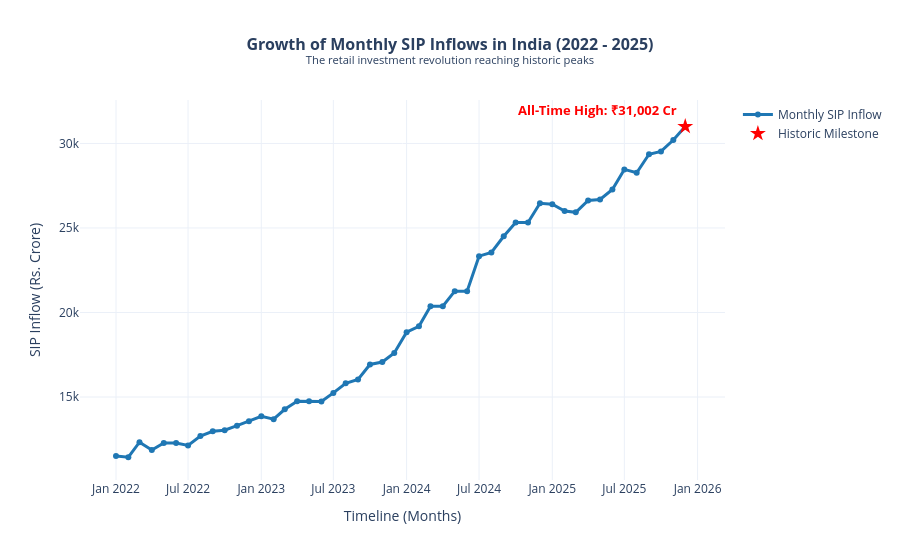

Write notebook code for a chart like this one.
### Markdown cell above
### **Task 3: SIP Inflow Time-Series Analysis (Jan 2022 - Dec 2025)**

### Code cell
# 1. Ensure data range date should be in (Jan 2022 to Dec 2025) 
sip_df['month'] = pd.to_datetime(sip_df['month'])
filtered_sip = sip_df[(sip_df['month'] >= '2022-01-01') & (sip_df['month'] <= '2025-12-31')].sort_values('month')

# 2. Base Line Chart 
fig = go.Figure()

fig.add_trace(go.Scatter(
    x=filtered_sip['month'],
    y=filtered_sip['sip_inflow_crore'], # Apne column ka sahi naam check kar lena (jaise aum_crore tha)
    mode='lines+markers',
    name='Monthly SIP Inflow',
    line=dict(color='#1f77b4', width=3),
    marker=dict(size=6),
    hovertemplate='Month: %{x|%B %Y}<br>Inflow: ₹%{y:,.0f} Cr<extra></extra>'
))

# 3. Special Milestone Highlighting (December 2025: ₹31,002 Cr)
fig.add_trace(go.Scatter(
    x=['2025-12-01'],
    y=[31002],
    mode='markers+text',
    name='Historic Milestone',
    marker=dict(color='red', size=12, symbol='star'),
    text=['<b>All-Time High: ₹31,002 Cr</b>'],
    textposition='top left',
    textfont=dict(color='red', size=13)
))

# 4. Chart Layout Design
fig.update_layout(
    title=dict(
        text="<b>Growth of Monthly SIP Inflows in India (2022 - 2025)</b><br><sup>The retail investment revolution reaching historic peaks</sup>",
        x=0.5, font=dict(size=16)
    ),
    xaxis_title="Timeline (Months)",
    yaxis_title="SIP Inflow (Rs. Crore)",
    template="plotly_white",
    hovermode="closest"
)

# 5. Render the graph
fig.write_image("../reports/charts/SIP Inflow Time-Series Analysis.png")
fig.show()

### Figure 1 — Plotly figure (JSON) as saved in the notebook; plotly's stock layout.template omitted (floating-point values rounded to 4 significant figures)
{"data": [{"hovertemplate": "Month: %{x|%B %Y}<br>Inflow: ₹%{y:,.0f} Cr<extra></extra>", "line": {"color": "#1f77b4", "width": 3}, "marker": {"size": 6}, "mode": "lines+markers", "name": "Monthly SIP Inflow", "type": "scatter", "x": ["2022-01-01T00:00:00", "2022-02-01T00:00:00", "2022-03-01T00:00:00", "2022-04-01T00:00:00", "2022-05-01T00:00:00", "2022-06-01T00:00:00", "2022-07-01T00:00:00", "2022-08-01T00:00:00", "2022-09-01T00:00:00", "2022-10-01T00:00:00", "2022-11-01T00:00:00", "2022-12-01T00:00:00", "2023-01-01T00:00:00", "2023-02-01T00:00:00", "2023-03-01T00:00:00", "2023-04-01T00:00:00", "2023-05-01T00:00:00", "2023-06-01T00:00:00", "2023-07-01T00:00:00", "2023-08-01T00:00:00", "2023-09-01T00:00:00", "2023-10-01T00:00:00", "2023-11-01T00:00:00", "2023-12-01T00:00:00", "2024-01-01T00:00:00", "2024-02-01T00:00:00", "2024-03-01T00:00:00", "2024-04-01T00:00:00", "2024-05-01T00:00:00", "2024-06-01T00:00:00", "2024-07-01T00:00:00", "2024-08-01T00:00:00", "2024-09-01T00:00:00", "2024-10-01T00:00:00", "2024-11-01T00:00:00", "2024-12-01T00:00:00", "2025-01-01T00:00:00", "2025-02-01T00:00:00", "2025-03-01T00:00:00", "2025-04-01T00:00:00", "2025-05-01T00:00:00", "2025-06-01T00:00:00", "2025-07-01T00:00:00", "2025-08-01T00:00:00", "2025-09-01T00:00:00", "2025-10-01T00:00:00", "2025-11-01T00:00:00", "2025-12-01T00:00:00"], "y": [11517, 11438, 12328, 11863, 12286, 12276, 12140, 12694, 12976, 13040, 13306, 13573, 13856, 13687, 14276, 14749, 14749, 14734, 15245, 15814, 16042, 16928, 17073, 17610, 18838, 19187, 20371, 20371, 21262, 21262, 23332, 23547, 24509, 25323, 25320, 26459, 26400, 25999, 25926, 26632, 26688, 27274, 28464, 28265, 29361, 29529, 30200, 31002]}, {"marker": {"color": "red", "size": 12, "symbol": "star"}, "mode": "markers+text", "name": "Historic Milestone", "text": ["<b>All-Time High: ₹31,002 Cr</b>"], "textfont": {"color": "red", "size": 13}, "textposition": "top left", "type": "scatter", "x": ["2025-12-01"], "y": [31002]}], "layout": {"hovermode": "closest", "title": {"font": {"size": 16}, "text": "<b>Growth of Monthly SIP Inflows in India (2022 - 2025)</b><br><sup>The retail investment revolution reaching historic peaks</sup>", "x": 0.5}, "xaxis": {"title": {"text": "Timeline (Months)"}}, "yaxis": {"title": {"text": "SIP Inflow (Rs. Crore)"}}}}
